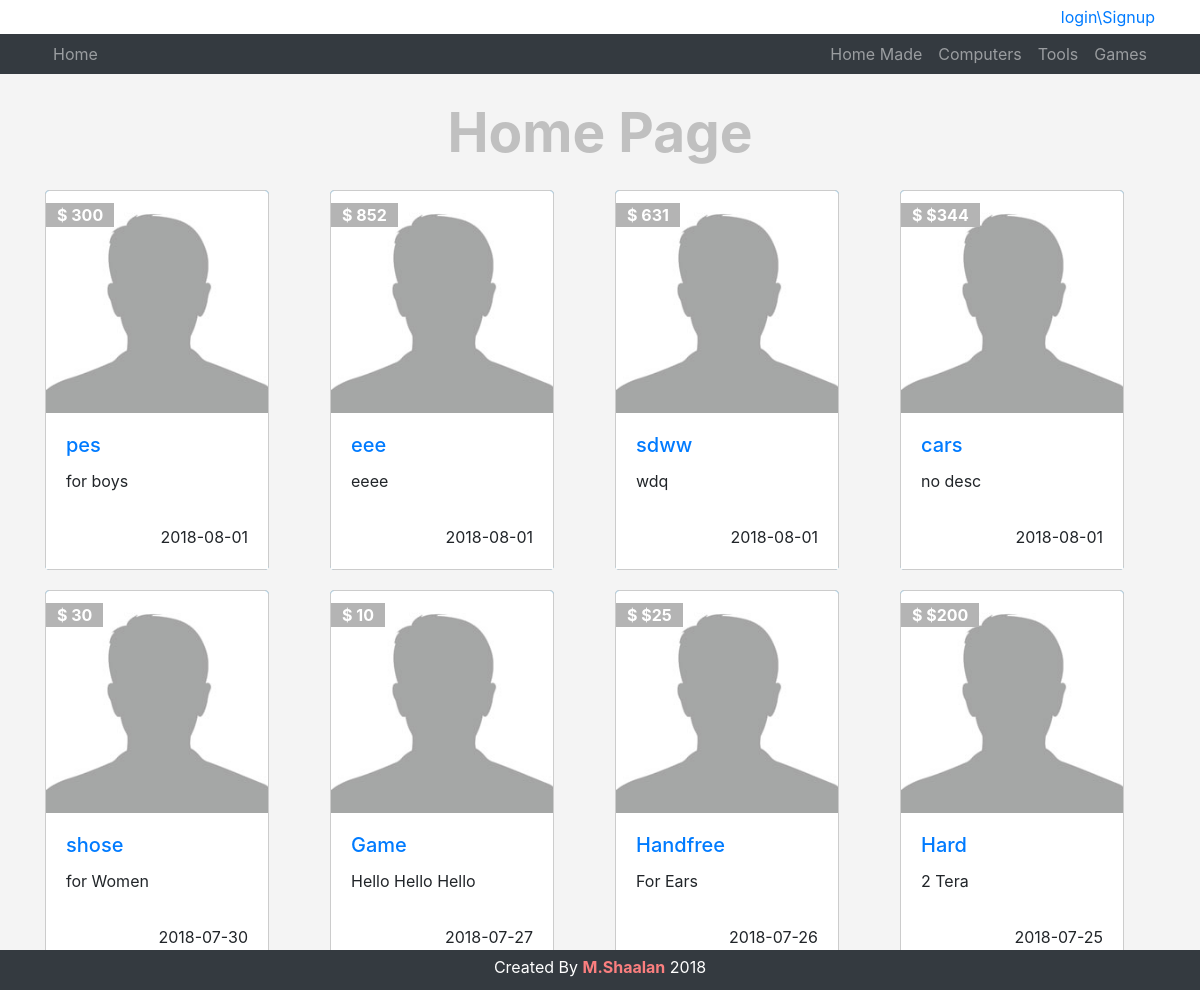
The page / on the database its author committed.
### tables this page shows
CREATE TABLE `categories` (
  `id` int(11) NOT NULL,
  `name` varchar(255) NOT NULL,
  `description` text NOT NULL,
  `ordering` int(11) DEFAULT NULL,
  `parent` tinyint(4) NOT NULL,
  `visibility` tinyint(4) NOT NULL DEFAULT '0',
  `allow_comment` tinyint(4) NOT NULL DEFAULT '0',
  `allow_ads` tinyint(4) NOT NULL DEFAULT '0'
);

CREATE TABLE `items` (
  `itemId` int(11) NOT NULL,
  `name` varchar(255) NOT NULL,
  `description` text NOT NULL,
  `price` varchar(255) NOT NULL,
  `addDate` date NOT NULL,
  `tags` varchar(225) NOT NULL,
  `countryMade` varchar(255) NOT NULL,
  `image` varchar(255) NOT NULL,
  `status` varchar(255) NOT NULL,
  `rating` smallint(6) NOT NULL,
  `cat_id` int(11) NOT NULL,
  `member_id` int(11) NOT NULL,
  `approve` tinyint(4) NOT NULL DEFAULT '0'
);

### init.php (called while the page is built, shortened)
<?php
	include "admin/connect.php";
	$tpl  = 'includes/templates/';
	$func = 'includes/functions/';
	$css  = 'layout/css/';
	$langEnglish = 'includes/languages/';
	include $func . 'func.php';
	include $langEnglish . 'english.php';
	include $tpl . 'header.php';
?>

### includes/languages/english.php (called while the page is built)
<?php
	function lang($phrase) {
		static $lang = array(
			"admin home"  		  => "Home",
			"admin Categories"    => "Categories",
			"Name"                => "Muhammad",
			"Edit Profile"        => "Edit Profile",
			"Setting"             => "Setting",
			"Logout"              => "Logout",
			"Item"                => "Items",
			"Member"              => "Member",
			"comment"             => "Comment",
			"Statistics"          => "Statistics",
			"Logs"                => "Logs",
		);
		return $lang[$phrase];
	}

### includes/functions/func.php (called while the page is built, shortened)
<?php
function getAll($items, $table, $where = NULL, $orderField, $order = "DESC"){
	global $con;
	$getAll = $con->prepare("SELECT $items FROM $table $where ORDER BY $orderField $order");
	$getAll->execute();
	$all = $getAll->fetchAll();
	return $all;
}

### index.php (the view, shortened to what this page needs)
<?php
	include "init.php";
		echo "<div class='container'>";
			echo "<h1 class='text-center'>Home Page</h1>";
			echo "<div class='row'>";
				foreach (getAll('*', 'items', 'WHERE approve=1', 'itemId') as $item) {?>
						<div class="col-lg-3 col-md-4 col-sm-6">
							<div class="card item-box" style="width: 14rem;">
								<span class="price-tag">$ <?php echo $item['price'];?></span>
							    <img class="card-img-top" src="avatar.jpg" alt="Card image cap">
							    <div class="card-body">
                                    <h5 class="card-title"><a href="item.php?itemId=<?php echo $item['itemId'] ?>"><?php echo $item['name'];?></a></h5>
								    <p class="card-text"><?php echo $item['description'];?></p>
								    <div class="date"><?php echo $item['addDate'];?></div>
							    </div>
							</div>
						</div>
				<?php }
			echo "</div>";
		echo "</div>";
	include $tpl . 'footer.php';?>

### includes/templates/header.php (shortened to what this page needs)
<!DOCTYPE html>
<html>
	<head>
		<link rel="stylesheet" type="text/css" href="<?php echo $css; ?>bootstrap.min.css">
		<link rel="stylesheet" type="text/css" href="<?php echo $css; ?>all.css">
		<link rel="stylesheet" type="text/css" href="<?php echo $css; ?>jquery-ui.min.css">
		<link rel="stylesheet" type="text/css" href="<?php echo $css; ?>jquery.selectBoxIts.css">
		<link rel="stylesheet" type="text/css" href="<?php echo $css; ?>fron.css">
	</head>
	<body>
			<div class="nav-upper clearfix">
		  		<div class="container">
		  			 <?php
			  			if(isset($_SESSION['user'])){?>
			  				<img class="img-circle img-thumbnail img-responsive img-user mx-auto" src="avatar.jpg">
				  			<div class="btn-group dropdown show">
								<span class="btn btn-custom dropdown-toggle" data-toggle="dropdown">
									<?php echo $sessionUser; ?>
								</span>
								  <div class="dropdown-menu">
									   <a class="dropdown-item" href='profile.php'>My Profile</a>
									   <a class="dropdown-item" href='ads.php'>New Item</a>
									   <a class="dropdown-item" href='logout.php'>Logout</a>
								  </div>
							</div>
						<?php }else{
							echo "<a href='login.php'><span class='float-right'>login\Signup</span></a>";
						}?>
		  		</div>
		  	</div>
		  <nav class="navbar navbar-expand-lg navbar-dark bg-dark">
		    <div class="container">
		      <a class="navbar-brand" href="index.php"><?php echo lang('admin home'); ?></a>
		      <div class="collapse navbar-collapse" id="navbarSupportedContent">
		        <ul class="navbar-nav ml-auto">
		        	<?php include "admin/connect.php";
		        		$getCat = getAll("*", "categories", "WHERE parent = 0", "id", "ASC");
		        		foreach ($getCat as $cat) {
							echo "<li class='nav-item'>
										<a class='nav-link' href='categories.php?pageId=" . $cat['id'] . "'>"
																 . $cat['name'] . "</a></li>";
						}
		        	?>
		        </ul>
		      </div>
		    </div>
		  </nav>

### layout/css/fron.css (style rules this page uses)
body { background-color: #f4f4f4; font-size: 16px; }
h1 { margin: 25px; font-size: 55px; font-weight: bold; color: #666 }
.nav-upper { padding: 5px; background-color: #fff }
.navbar-dark .navbar-brand { font-size: 1em; color: rgba(255,255,255,.5); padding-right: .5rem; padding-left: .5rem; margin: 0; }
.navbar { padding: 0; }
.item-box { position: relative; border: 1px solid #ccc; }
.item-box .price-tag { padding: 0px 11px; position: absolute; background-color: #b4b4b4; top: 12px; color: #FFF; font-weight: bold; }
h1 { color: #c0c0c0 }
.card { background-color: #008dde; margin-bottom: 20px }
.card-body { background-color: #fff }
.item-box .card-body .date { float: right; }
.item-box p { height: 40px; max-height: 44px }

### rows shown on the page
categories: name "Home Made"
categories: name "Computers"
categories: name "Tools"
categories: name "Games"
items: price "300", name "pes", description "for boys", addDate "2018-08-01"
items: price "852", name "eee", description "eeee", addDate "2018-08-01"
items: price "631", name "sdww", description "wdq", addDate "2018-08-01"
items: price "$344", name "cars", description "no desc", addDate "2018-08-01"
items: price "30", name "shose", description "for Women", addDate "2018-07-30"
items: price "10", name "Game", description "Hello Hello Hello", addDate "2018-07-27"
items: price "$25", name "Handfree", description "For Ears", addDate "2018-07-26"
items: price "$200", name "Hard", description "2 Tera", addDate "2018-07-25"

### other values the page prints
lang('admin home') "Home"
